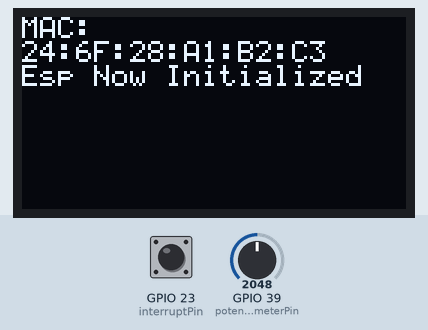
A program run on a simulated ESP32. On the bench: 128×64 one-colour display. The test bench sets the inputs (shaded band); at power-on: GPIO 23 (interruptPin) LOW, GPIO 39 (potentiometerPin) = 2048. What the program prints to the serial monitor is not drawn.

Above: at 1.2 s.
1.3 s: GPIO 23 (interruptPin) pulled HIGH for 0.15 s
At 2.0 s:
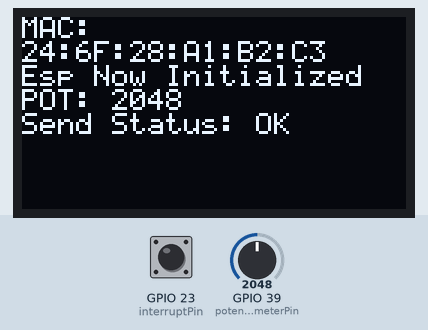
2.9 s: GPIO 23 (interruptPin) pulled HIGH for 1 s
At 3.2 s:
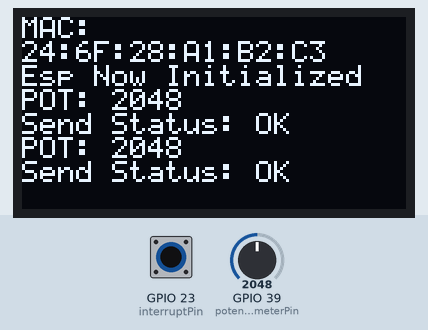
5.4 s: GPIO 23 (interruptPin) pulled HIGH for 0.15 s
At 6.7 s:
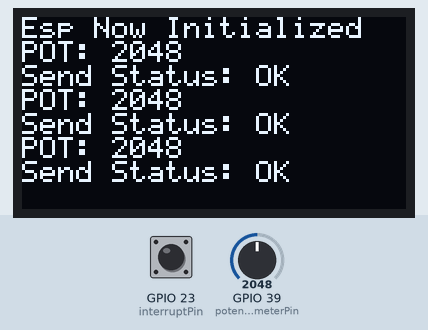
Timing chart, 0 to 8.4 s (numbered marks = the images above; inputs shaded):
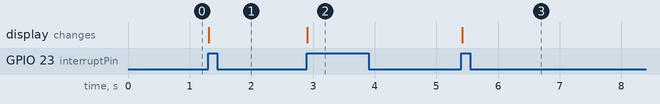

The program:

main.cpp
```cpp
#include <Arduino.h>

#include "pins.h"
#include "setupOled.h"
#include "setupWiFi.h"

void setup() {
  Serial.begin(115200);
  setupPins();
  setupOled();
  setupWiFi();
}

void loop() {
  if (digitalRead(interruptPin)) {
    sendMessage();
    while (digitalRead(interruptPin))
      ;
  }
}
```

callbacksFunctions.h
```cpp
#ifndef __CALLBACKSFUNCTIONS_H__
#define __CALLBACKSFUNCTIONS_H__
#include <Arduino.h>

#include "esp_now.h"
#include "setupOled.h"

void OnDataSend(const uint8_t* macAddress, esp_now_send_status_t status) {
  // char macAddressString[18];

  // snprintf(macAddressString, sizeof(macAddressString),
  //          "%02x:%02x:%02x:%02x:%02x:%02x", macAddress[0], macAddress[1],
  //          macAddress[2], macAddress[3], macAddress[4], macAddress[5]);
  // // display.println("Sent to: ");
  // display.println(macAddressString);
  // display.println("status: ");
  // display.println(status);
}

#endif  // __CALLBACKSFUNCTIONS_H__
```

network-credentials.h
```cpp
#ifndef __NETWORKCREDENTIALS_H__
#define __NETWORKCREDENTIALS_H__

#define SSID "AOOBA.CAMPEAO.2G"
#define PASS "8aqnscye"

// #define SSID "PiCode Education"
// #define PASS "picodebr2020"

#endif  // __NETWORK-CREDENTIALS_H__
```

setupOled.h
```cpp
#ifndef __SETUPOLED_H__
#define __SETUPOLED_H__
#include <Arduino.h>
#include <I2Cdev.h>
#include <SPI.h>
#include <SSD1306Ascii.h>
#include <SSD1306AsciiWire.h>

#define SCREEN_WIDTH 128  // OLED display width, in pixels
#define SCREEN_HEIGHT 64  // OLED display height, in pixels

#define SCREEN_ADDRESS \
  0x3C  ///< See datasheet for Address; 0x3D for 128x64, 0x3C for 128x32

SSD1306AsciiWire display;

void setupOled() {
  Wire.begin();
  Wire.setClock(400000L);
  display.begin(&Adafruit128x64, SCREEN_ADDRESS);
  display.setFont(System5x7);
#if INCLUDE_SCROLLING == 0
#error INCLUDE_SCROLLING must be non-zero.  Edit SSD1306Ascii.h
#endif
  display.setScrollMode(SCROLL_MODE_AUTO);
}

#endif  // __SETUPOLED_H__
```

setupWiFi.h
```cpp
#ifndef __SETUPWIFI_H__
#define __SETUPWIFI_H__
#include <Arduino.h>
#include <WiFi.h>

#include "callbacksFunctions.h"
#include "esp_now.h"
#include "pins.h"
#include "setupOled.h"
#include "network-credentials.h"

#define gatewaychannel 11

esp_now_peer_info_t gateway;

// uint8_t gatewayMacAddress[6] = {0x24, 0x0A, 0xC4, 0x09, 0x46, 0x50};
uint8_t gatewayMacAddress[][6] = {{0xFF, 0xFF, 0xFF, 0xFF, 0xFF, 0xFF}};

void initEspNow() {
  if (esp_now_init() == ESP_OK) {
    display.println("Esp Now Initialized");
  } else {
    display.println("Esp Now Failed");
    delay(500);
    ESP.restart();
  }
}

void peerToGateway() {
  gateway.channel = WiFi.channel();
  gateway.encrypt = 0;
  gateway.ifidx = WIFI_IF_AP;
  memcpy(gateway.peer_addr, gatewayMacAddress[0], sizeof(gatewayMacAddress[0]));
  esp_now_add_peer(&gateway);
}

void setupWiFi() {
  WiFi.mode(WIFI_AP);
  WiFi.softAP("client", "12345678", 11, true);
  Serial.print("Channel: ");
  Serial.println(WiFi.channel());
  display.println("MAC:");
  display.println(WiFi.macAddress());
  initEspNow();
  peerToGateway();
  esp_now_register_send_cb(OnDataSend);
}

void sendMessage() {
  int trimpotValue = analogRead(potentiometerPin);
  display.print("POT: ");
  display.println(trimpotValue);
  esp_err_t resulOfSend = esp_now_send(
      gatewayMacAddress[0], (uint8_t*)&trimpotValue, sizeof(trimpotValue));
  display.print("Send Status: ");
  display.println(resulOfSend == ESP_OK ? "OK" : "ERROR");
}

#endif  // __SETUPWIFI_H__
```

pins.h
```cpp
#ifndef __PINS_H__
#define __PINS_H__
#include <Arduino.h>

#define potentiometerPin 39  // VN

#define interruptPin 23

void setupPins(void) {
  pinMode(interruptPin, INPUT);
  pinMode(potentiometerPin, INPUT);
}

#endif  // __PINS_H__
```

Measured:
- after the input at 1.3 s, the display: changes at once (image 1)
- after the input at 2.9 s, the display: changes at once (image 2)
- after the input at 5.4 s, the display: changes at once (image 3)
